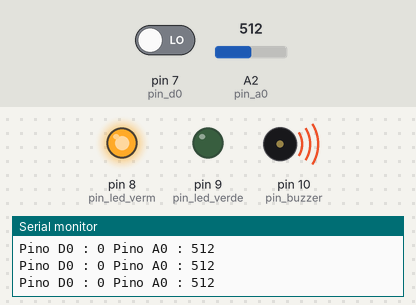
Simulated run of this sketch. Board: Arduino Uno, built with avr-gcc and run on an emulated ATmega328P. Parts: output pins drawn as LEDs (lit = HIGH), buzzer (waves = sounding, pin HIGH), the last lines printed to the serial monitor. The inputs (shaded band) are chosen by the test bench; at power-on: A2 (pin_a0) = 512, pin 7 (pin_d0) LOW.

Above: at 1.2 s.
1.3 s: A2 (pin_a0) set to 259
2.8 s: A2 (pin_a0) set to 244
At 4.0 s:
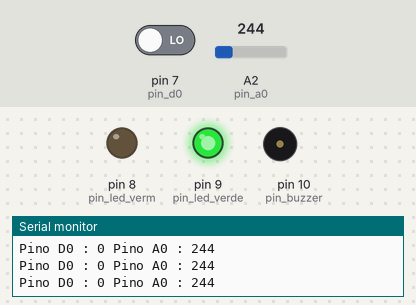
4.3 s: A2 (pin_a0) set to 306
At 5.5 s:
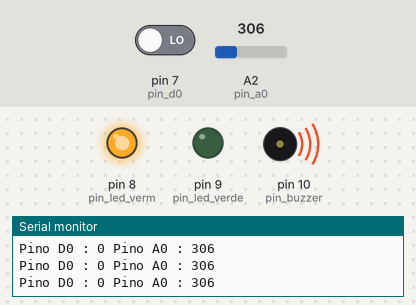
5.8 s: A2 (pin_a0) set to 122
At 7.1 s:
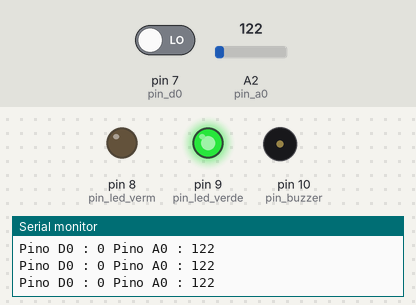
Timing chart, 0 to 8.3 s (numbered marks = the images above; inputs shaded):
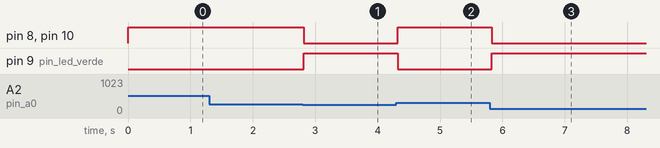

Measured:
- the behaviour switches between 251 and 250 on A2 (pin_a0) (found by bisection; images 0 and 1)
- after the input at 2.8 s, pin 8 (pin_led_verm), pin 10 (pin_buzzer): HIGH → LOW at once; pin 9 (pin_led_verde): LOW → HIGH at once
- after the input at 4.3 s, pin 8 (pin_led_verm), pin 10 (pin_buzzer): LOW → HIGH at once; pin 9 (pin_led_verde): HIGH → LOW at once
- after the input at 5.8 s, pin 8 (pin_led_verm), pin 10 (pin_buzzer): HIGH → LOW at once; pin 9 (pin_led_verde): LOW → HIGH at once

The sketch:

sensor_chama_uno.ino
```cpp
// Programa : Alarme com sensor de gas MQ-2


// Definicoes dos pinos dos leds e buzzer
int pin_led_verm = 8;
int pin_led_verde = 9;
int pin_buzzer = 10;

// Definicoes dos pinos ligados ao sensor
int pin_d0 = 7;
int pin_a0 = A2;

int nivel_sensor = 250;

void setup()
{
  // Define os pinos de leitura do sensor como entrada
  pinMode(pin_d0, INPUT);
  pinMode(pin_a0, INPUT);
  // Define pinos leds e buzzer como saida
  pinMode(pin_led_verm, OUTPUT);
  pinMode(pin_led_verde, OUTPUT);
  pinMode(pin_buzzer, OUTPUT);
  // Inicializa a serial
  Serial.begin(9600);
}

void loop()
{
  // Le os dados do pino digital D0 do sensor
  int valor_digital = digitalRead(pin_d0);
  // Le os dados do pino analogico A0 do sensor
  int valor_analogico = analogRead(pin_a0);
  // Mostra os dados no serial monitor
  Serial.print("Pino D0 : ");
  Serial.print(valor_digital);
  Serial.print(" Pino A0 : ");
  Serial.println(valor_analogico);
  // Verifica o nivel de gas/fumaca detectado
  if (valor_analogico > nivel_sensor)
  {
    // Liga o buzzer e o led vermelho, e
    // desliga o led verde
    digitalWrite(pin_led_verm, HIGH);
    digitalWrite(pin_led_verde, LOW);
    digitalWrite(pin_buzzer, HIGH);

  }
  else
  {
    // Desliga o buzzer e o led vermelho, e
    // liga o led verde
    digitalWrite(pin_led_verm, LOW);
    digitalWrite(pin_led_verde, HIGH);
    digitalWrite(pin_buzzer, LOW);
  }
  delay(100);
}
```
